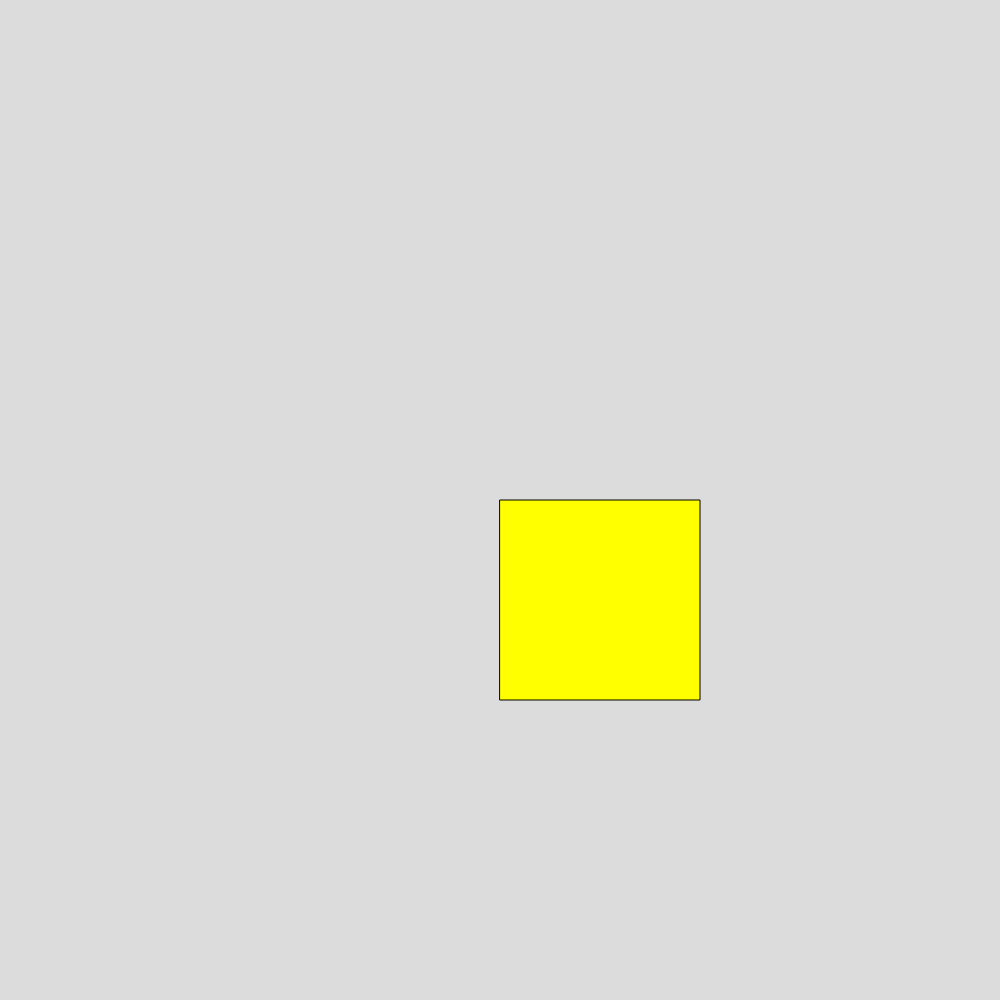
Frame 1 (no input)
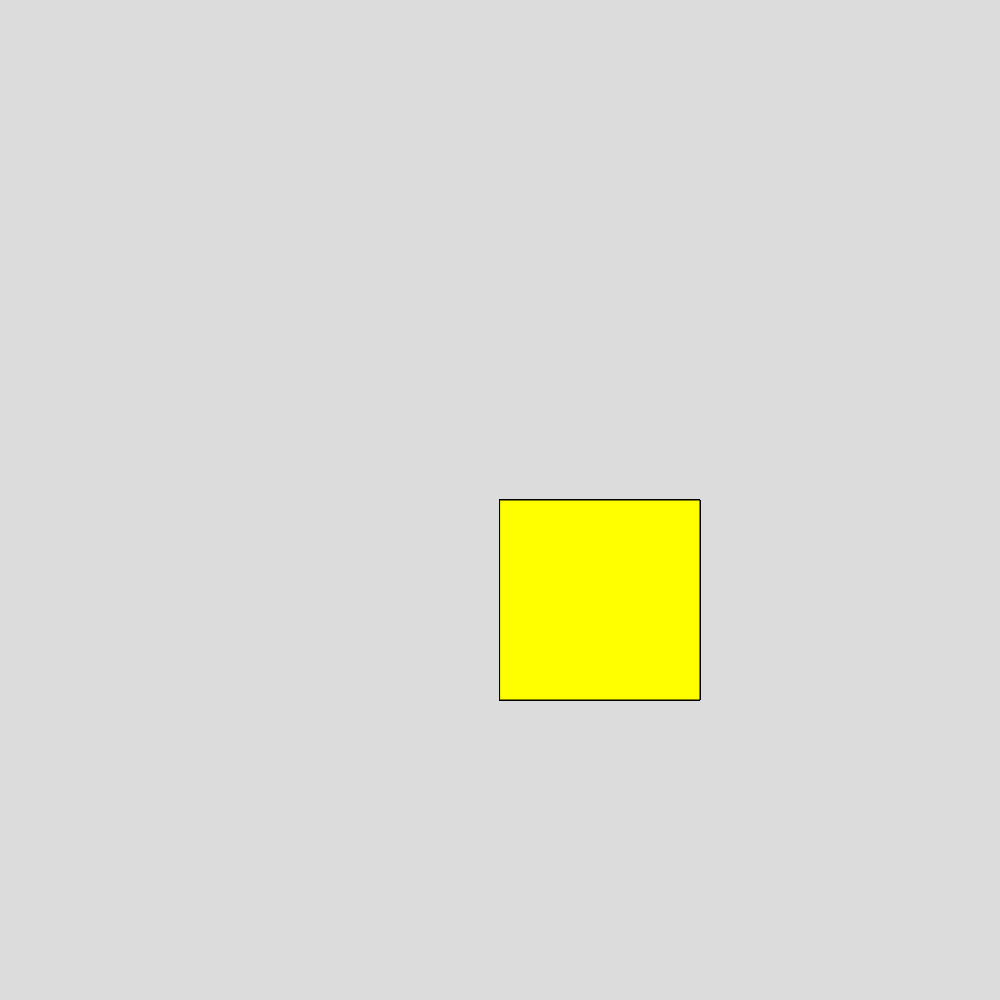
Frame 60 (no input)
Frame 120 (the mouse pressed at the canvas centre since frame 60): identical to frame 60, image omitted

The p5.js sketch that drew these frames (run headless with seeded random() and noise() and a simulated clock; from frame 60 on, the mouse is pressed at the canvas centre):

// p5.js sketch
// ── sketch.js
function setup() {
  createCanvas(1000, 1000);
  background(220);
}

function draw() {
  fill("yellow")
  rect(width/2,height/2,200,200);
}

function mouseClicked(){
  
  /*if(mouseY > height/2){
    fill("blue");
    if(mouseX >width/2){
      rect(mouseX,mouseY,100,100);
    }
    else{
      circle(mouseX,mouseY,100);
    }
  }
  else{
    fill("red");
    if(mouseX > width/2){
      rect(mouseX,mouseY,100,100);
    }
    else{
      circle(mouseX,mouseY,100);
    }
  }*/
  if(mouseY > height/2 && mouseX >width/2){
    fill("blue");
    rect(mouseX,mouseY,100,100);
  }
  else if(mouseY > height/2&& mouseX <= width/2){
    fill("blue");
    circle(mouseX,mouseY,100);
  }
  else if(mouseY < height/2 && mouseX >= width/2){
    fill("red");
    rect(mouseX,mouseY,100,100);
  }
  else{
    fill("red");
    circle(mouseX,mouseY,100);
  }
  
  if(mouseX > width/2 && mouseY > height/2 && mouseX <(width/2)+200 && mouseY < (height/2)+200){
    background(random(0,220));
    console.log("button click");
  }
  

}
